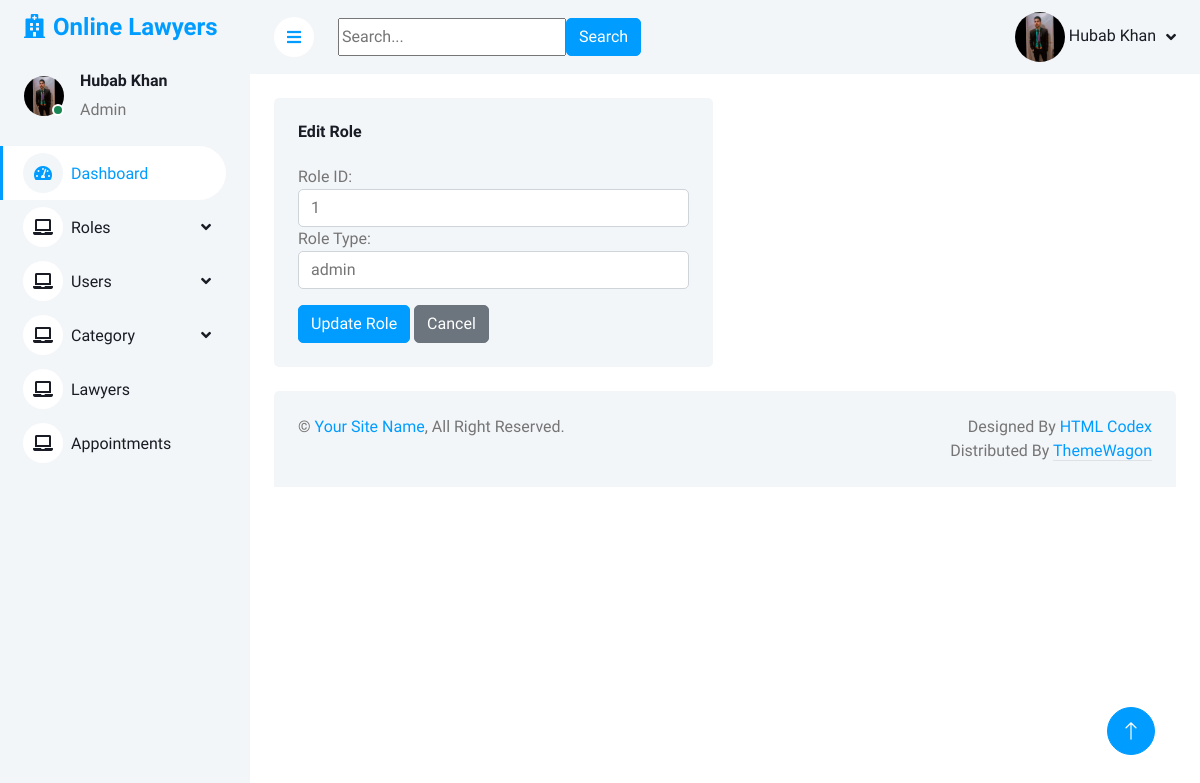
/admin/edit_role.php?role_id=1 (signed in), run on the app's committed database.
### tables this page shows
CREATE TABLE `users` (
  `user_id` int(11) NOT NULL,
  `name` varchar(255) NOT NULL,
  `email` varchar(255) NOT NULL,
  `password` varchar(255) NOT NULL,
  `profile_picture` varchar(255) NOT NULL,
  `role_id` int(11) NOT NULL
);

CREATE TABLE `roles` (
  `role_id` int(11) NOT NULL,
  `role_type` varchar(255) NOT NULL
);

### admin/edit_role.php (the view, shortened to what this page needs)
<?php
include 'db.php';
include 'header.php';
$role_id = "";
$role_type = "";
if (isset($_GET["role_id"]) && !empty($_GET['role_id'])) {
    $role_id = $_GET['role_id'];
    $sql = "SELECT * FROM roles WHERE role_id = $role_id";
    $result = mysqli_query($conn, $sql);
    if (mysqli_num_rows($result) == 1) {
        $row = mysqli_fetch_assoc($result);
        $role_id = $row['role_id'];
        $role_type = $row['role_type'];
    } else {
        echo "Role not found";
        exit;
    }
}
?>
    <div class="container-fluid pt-4 px-4">
        <div class="row g-4">
            <div class="col-sm-12 col-xl-6">
                <div class="bg-light rounded h-100 p-4">
                    <h6 class="mb-4">Edit Role</h6>
                    <form method="post">
                        <div class="form-group">
                            <label for="name">Role ID:</label>
                            <input type="text" class="form-control" id="name" name="role_id" value="<?php echo htmlspecialchars($role_id); ?>">
                        </div>
                        <div class="form-group">
                            <label for="description">Role Type:</label>
                            <input type="text" class="form-control" id="description" name="role_type" value="<?php echo htmlspecialchars($role_type); ?>">
                        </div>
                        <button type="submit" class="btn btn-primary mt-3">Update Role</button>
                        <a href="view_role.php" class="btn btn-secondary mt-3">Cancel</a>
                    </form>
                </div>
            </div>
        </div>
    </div>
<?php include 'footer.php'; ?>

### admin/header.php (shortened to what this page needs)
<?php
include 'db.php';
$user_id = $_SESSION['user_id'];
$sql = "SELECT profile_picture FROM users WHERE user_id = $user_id";
$result = mysqli_query($conn, $sql);
if ($result && mysqli_num_rows($result) > 0) {
    $row = mysqli_fetch_assoc($result);
    $profile_picture = $row['profile_picture'];
} else {
    $profile_picture = null;
}
?>
<!DOCTYPE html>
<html lang="en">
   <head>
      <link href="https://cdnjs.cloudflare.com/ajax/libs/font-awesome/5.10.0/css/all.min.css" rel="stylesheet">
      <link href="https://cdn.jsdelivr.net/npm/bootstrap-icons@1.4.1/font/bootstrap-icons.css" rel="stylesheet">
      <link href="lib/owlcarousel/assets/owl.carousel.min.css" rel="stylesheet">
      <link href="lib/tempusdominus/css/tempusdominus-bootstrap-4.min.css" rel="stylesheet" />
      <link href="css/bootstrap.min.css" rel="stylesheet">
      <link href="css/style.css" rel="stylesheet">
   </head>
   <body>
      <div class="container-xxl position-relative bg-white d-flex p-0">
      <div class="sidebar pe-4 pb-3">
         <nav class="navbar bg-light navbar-light">
            <a href="index.php" class="navbar-brand mx-4 mb-3">
               <h4 class="text-primary"><i class="fa fa-hospital me-2"></i>Online Lawyers</h4>
            </a>
            <div class="d-flex align-items-center ms-4 mb-4">
               <div class="position-relative">
               <img src="uploads-images/<?php echo htmlspecialchars($profile_picture); ?>" alt="Profile Picture" style="width: 40px; height: 40px; border-radius: 50%;">
                  <div class="bg-success rounded-circle border border-2 border-white position-absolute end-0 bottom-0 p-1"></div>
               </div>
               <div class="ms-3">
                  <h6><?php echo $_SESSION['name']; ?></h6>
                  <span>Admin</span>
               </div>
            </div>
            <div class="navbar-nav w-100">
               <a href="index.php" class="nav-item nav-link active"><i class="fa fa-tachometer-alt me-2"></i>Dashboard</a>
               <div class="nav-item dropdown">
                  <a href="#" class="nav-link dropdown-toggle" data-bs-toggle="dropdown"><i class="fa fa-laptop me-2"></i>Roles</a>
               </div>
               <div class="nav-item dropdown">
                  <a href="#" class="nav-link dropdown-toggle" data-bs-toggle="dropdown"><i class="fa fa-laptop me-2"></i>Users</a>
               </div>
               <div class="nav-item dropdown">
                  <a href="#" class="nav-link dropdown-toggle" data-bs-toggle="dropdown"><i class="fa fa-laptop me-2"></i>Category</a>
               </div>
               <a href="lawyers.php" class="nav-item nav-link"><i class="fa fa-laptop me-2"></i>Lawyers</a>
               <a href="appointment.php" class="nav-item nav-link"><i class="fa fa-laptop me-2"></i>Appointments</a>
            </div>
         </nav>
      </div>
      <div class="content">
      <nav class="navbar navbar-expand bg-light navbar-light sticky-top px-4 py-0">
         <a href="#" class="sidebar-toggler flex-shrink-0">
         <i class="fa fa-bars"></i>
         </a>
         <form class="d-none d-md-flex ms-4" action="" method="get">
            <input type="text" name="query"  placeholder="Search...">
            <button type="submit" class="btn btn-primary">Search</button>
         </form>
         <div class="navbar-nav align-items-center ms-auto">
            <div class="nav-item dropdown">
    <a href="#" class="nav-link dropdown-toggle" data-bs-toggle="dropdown">
        <?php if (!empty($profile_picture)) { ?>
            <img src="uploads-images/<?php echo htmlspecialchars($profile_picture); ?>" alt="Profile Picture" style="width: 50px; height: 50px; border-radius: 50%;">
        <?php } else { ?>
            <p>No profile picture available.</p>
        <?php } ?>
        <span class="d-none d-lg-inline-flex"><?php echo htmlspecialchars($_SESSION['name']); ?></span>
    </a>
</div>
         </div>
      </nav>

### admin/css/style.css (style rules this page uses)
:root { --primary: #009CFF; --light: #F3F6F9; --dark: #191C24; }
.btn { transition: .5s; }
.btn.btn-primary { color: #FFFFFF; }
.sidebar { position: fixed; top: 0; left: 0; bottom: 0; width: 250px; height: 100vh; overflow-y: auto; background: var(--light); transition: 0.5s; z-index: 999; }
.content { margin-left: 250px; min-height: 100vh; background: #FFFFFF; transition: 0.5s; }
@media (min-width: 992px) { .sidebar { margin-left: 0; } }
@media (min-width: 992px) { .content { width: calc(100% - 250px); } }
.sidebar .navbar .navbar-nav .nav-link { padding: 7px 20px; color: var(--dark); font-weight: 500; border-left: 3px solid var(--light); border-radius: 0 30px 30px 0; outline: none; }
.sidebar .navbar .navbar-nav .nav-link:hover, .sidebar .navbar .navbar-nav .nav-link.active { color: var(--primary); background: #FFFFFF; border-color: var(--primary); }
.sidebar .navbar .navbar-nav .nav-link i { width: 40px; height: 40px; display: inline-flex; align-items: center; justify-content: center; background: #FFFFFF; border-radius: 40px; }
.sidebar .navbar .navbar-nav .nav-link:hover i, .sidebar .navbar .navbar-nav .nav-link.active i { background: var(--light); }
.sidebar .navbar .dropdown-toggle::after { position: absolute; top: 15px; right: 15px; border: none; content: "\f107"; font-family: "Font Awesome 5 Free"; font-weight: 900; transition: .5s; }
.content .navbar .navbar-nav .nav-link { margin-left: 25px; padding: 12px 0; color: var(--dark); outline: none; }
.content .navbar .sidebar-toggler, .content .navbar .navbar-nav .nav-link i { width: 40px; height: 40px; display: inline-flex; align-items: center; justify-content: center; background: #FFFFFF; border-radius: 40px; }
.content .navbar .dropdown-toggle::after { margin-left: 6px; vertical-align: middle; border: none; content: "\f107"; font-family: "Font Awesome 5 Free"; font-weight: 900; transition: .5s; }

### data on the page
users: profile_picture (picture)
roles: role_id "1", role_type "admin"

### other printed values
$_SESSION['name'] "Hubab Khan"
